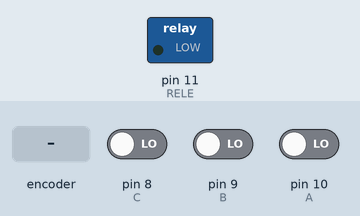
A sketch run on a simulated Arduino Uno, built with avr-gcc and run on an emulated ATmega328P. Parts: switched loads named in the sketch (green lamp = pin HIGH). Inputs (shaded band) come from the test bench; at power-on: pin 8 (C) LOW, pin 9 (B) LOW, pin 10 (A) LOW.

Above: at 1.2 s.
1.3 s: rotary encoder on pin 10 (A) / pin 9 (B) turned 3 steps (first pin leading)
At 3.0 s:
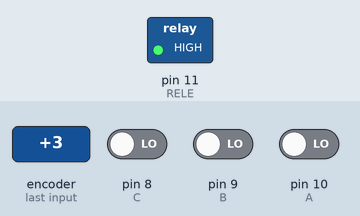
3.4 s: pin 8 (C) driven HIGH
At 4.0 s:
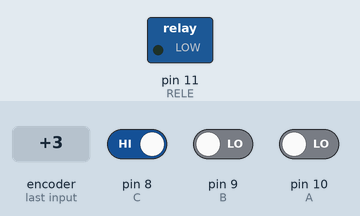
4.9 s: pin 8 (C) driven LOW
At 5.2 s:
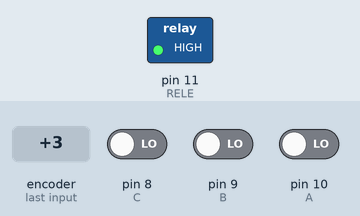
Timing chart, 0 to 7.9 s (numbered marks = the images above; inputs shaded):
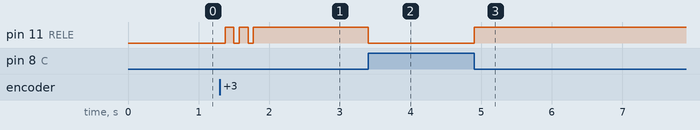

The sketch:

Codigo.ino
```cpp
/********************************************************************
Programación para simular el comprotamento de la penultima práctica
de puertas logicas incllendo un pulsador/interruptor en los pines
10,9,8 para forzar 0 o 1 :
La salida se activa en función de tres entradas controladas por
interruptores, de manera que cumpla la función logica.

F = not a x not b x c + a x not b x c + a x b x not c

Entardas pin 10,9,8 (digitales)
Salida pin 11 (digital)

Autor: Brais Rey Mirón
Fecha: 16 / Enero / 2025
********************************************************************/
/* Definimos los pine que utilizamos como A,B,C;RELE para evitar confusiones */
#define A 10
#define B  9
#define C  8
#define RELE 11

bool a = 0;// Definimos a,b,c como dato booleano
bool b = 0;
bool c = 0;

void setup() {
  pinMode(A, INPUT);// Definimos que funcion tiene cada pin INPUT / OUTPUT
  pinMode(B, INPUT);
  pinMode(C, INPUT);
  pinMode(RELE, OUTPUT);
}

void loop() {
  a = digitalRead(A);// Leemos y guardamos los estados de las entradas
  b = digitalRead(B);
  c = digitalRead(C);
  bool condicion1 = !a && !b && c ;// Guardamos como datos booleanos las condiciones por separado; Para saber cuando se cumple una combinación de entradas
  bool condicion2 = a && !b && c ;
  bool condicion3 = a && b && !c ;
  if(condicion1) {// Cuando se cumpla la condicion 1:
    digitalWrite(RELE,HIGH);// Activa el RELE
  }
  else {// En caso de que no se cumpla la condicion 1:
  if(condicion2) {// Cuando se cumplan la condicion 2:
     digitalWrite(RELE,HIGH);// Activa el RELE
  }
  else {// En caso de que no se cumpla la condicion 2:
  if(condicion3) {// Cuando se cumpla la condicion 3:
     digitalWrite(RELE,HIGH);// Activa el RELE
  }
  else {// En caso de que no se cumpla la condicion 3:
     digitalWrite(RELE,LOW);// Desactiva el RELE
  }
  }
  }
}
```

Measured:
- after the input at 1.3 s, pin 11 (RELE): alternates HIGH for 0.12 s and LOW for 0.08 s, 5 changes in all, then stays HIGH, starting after 0.08 s
- after the input at 3.4 s, pin 11 (RELE): HIGH → LOW at once
- after the input at 4.9 s, pin 11 (RELE): LOW → HIGH at once
